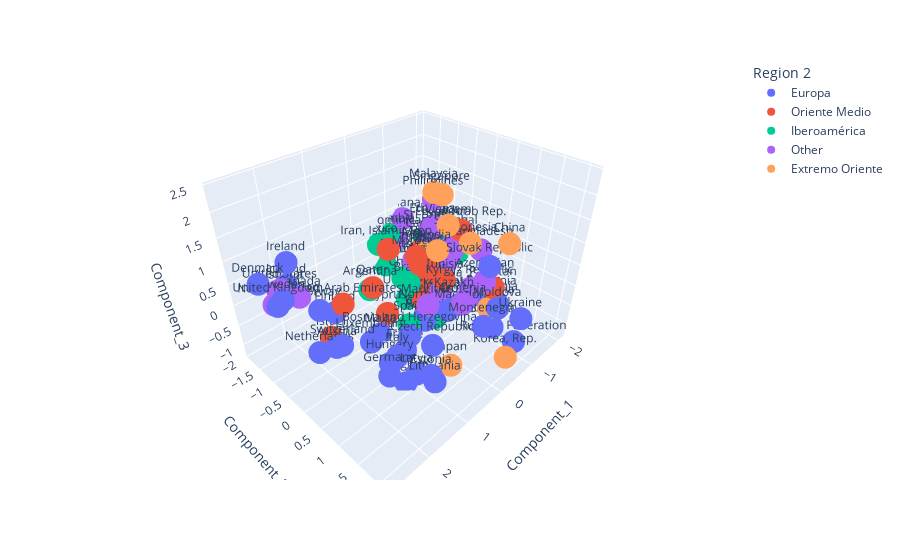

Write notebook code for a chart like this one.
### Code cell
#fig = px.scatter_3d(Score_df, x='Component_1', y='Component_2', z='Component_3', color='Development Stage', text='Country')
#fig = px.scatter_3d(Score_df, x='Component_1', y='Component_2', z='Component_3', color='Region', text='Country')
fig = px.scatter_3d(Score_df, x='Component_1', y='Component_2', z='Component_3', color='Region 2', text='Country')

fig.show()

### Figure 1 — Plotly figure (JSON) as saved in the notebook; plotly's stock layout.template omitted (floating-point values rounded to 4 significant figures)
{"data": [{"hovertemplate": "Region 2=Europa<br>Component_1=%{x}<br>Component_2=%{y}<br>Component_3=%{z}<br>Country=%{text}<extra></extra>", "legendgroup": "Europa", "marker": {"color": "#636efa", "symbol": "circle"}, "mode": "markers+text", "name": "Europa", "scene": "scene", "showlegend": true, "text": ["Albania", "Austria", "Belgium", "Bosnia and Herzegovina", "Bulgaria", "Croatia", "Czech Republic", "Denmark", "Estonia", "Finland", "France", "Germany", "Greece", "Hungary", "Iceland", "Ireland", "Italy", "Latvia", "Lithuania", "Luxembourg", "Malta", "Moldova", "Montenegro", "Netherlands", "North Macedonia", "Norway", "Poland", "Romania", "Russian Federation", "Serbia", "Slovak Republic", "Slovenia", "Sweden", "Switzerland", "Ukraine", "United Kingdom"], "type": "scatter3d", "x": [-0.91, 1.928, 1.193, 0.9584, -0.5109, -0.4153, 0.8126, 2.71, 1.445, 1.55, 0.8578, 1.874, -0.3359, 1.47, 2.149, 2.078, 1.381, 1.451, 1.338, 1.427, 0.6211, -0.5859, -0.04379, 2.373, -0.001028, 1.833, 0.06577, -1.153, -0.7334, -1.175, 0.05743, -0.6251, 2.505, 2.11, -0.4854, 2.767], "y": [1.288, -0.2195, 0.8609, 0.7308, 1.51, 0.7569, 1.163, -1.239, 1.718, -0.705, 0.5093, 1.17, -0.1035, 0.7451, -1.298, -1.303, 0.8505, 1.39, 1.713, 0.189, -0.4887, 1.533, 1.62, -0.1011, 0.8003, -0.7881, 0.2728, 1.005, 1.893, 0.7819, 1.689, 0.06032, -0.8438, 0.2321, 2.106, -0.5512], "z": [-0.2126, -0.53, -1.219, -0.2479, -0.475, -0.2821, -0.2979, 0.8119, -0.1746, -0.1968, -0.8324, -0.2805, -1.05, -0.5758, 0.467, 0.9311, -0.3879, -0.3852, -0.4166, -0.4524, -1.218, -0.03352, -0.09126, -0.2704, -0.1733, -0.02868, -0.7064, -0.3716, -0.7483, -0.477, 1.324, -0.7216, 0.563, -0.05341, 0.1176, 0.7469]}, {"hovertemplate": "Region 2=Oriente Medio<br>Component_1=%{x}<br>Component_2=%{y}<br>Component_3=%{z}<br>Country=%{text}<extra></extra>", "legendgroup": "Oriente Medio", "marker": {"color": "#EF553B", "symbol": "circle"}, "mode": "markers+text", "name": "Oriente Medio", "scene": "scene", "showlegend": true, "text": ["Algeria", "Cyprus", "Egypt, Arab Rep.", "Iran, Islamic Rep.", "Israel", "Jordan", "Kuwait", "Lebanon", "Morocco", "Oman", "Pakistan", "Qatar", "Saudi Arabia", "Tunisia", "Turkey", "United Arab Emirates"], "type": "scatter3d", "x": [-0.5067, 0.2724, -1.311, 0.01237, 1.515, -0.8586, -0.6344, -1.002, -0.3304, -0.3684, -0.7566, 0.9322, -0.491, -0.5822, -0.217, 1.522], "y": [-0.2209, -0.6309, -0.03922, -0.8389, -0.9933, -0.8031, -0.3141, -0.4821, -0.3716, -0.2956, 1.27, -0.2862, -0.3943, 0.1858, -0.04161, -0.4585], "z": [0.09867, -0.9384, 0.7135, 0.4805, -1.05, 0.05308, -0.4443, -0.339, 0.3641, 0.1862, 0.2221, 0.295, 0.07651, -0.06872, -0.5287, 0.1357]}, {"hovertemplate": "Region 2=Iberoamérica<br>Component_1=%{x}<br>Component_2=%{y}<br>Component_3=%{z}<br>Country=%{text}<extra></extra>", "legendgroup": "Iberoamérica", "marker": {"color": "#00cc96", "symbol": "circle"}, "mode": "markers+text", "name": "Iberoamérica", "scene": "scene", "showlegend": true, "text": ["Argentina", "Brazil", "Chile", "Colombia", "Costa Rica", "Dominican Republic", "Ecuador", "El Salvador", "Guatemala", "Honduras", "Mexico", "Panama", "Paraguay", "Peru", "Portugal", "Spain", "Uruguay"], "type": "scatter3d", "x": [0.2292, -0.08771, -0.5754, -0.9444, -0.2961, -1.337, -1.261, -0.8146, -2.067, -1.457, -0.5793, -1.739, -1.049, -1.03, -0.9108, 0.3488, -0.4736], "y": [-1.233, -0.3388, -1.025, -1.877, 0.2322, -1.091, -0.4278, -1.855, -0.7023, -0.7663, -1.816, -0.6977, -0.4996, -0.6174, -0.2117, 0.09505, -0.7817], "z": [-0.6495, -0.1643, -0.6301, -0.01942, -0.8825, 0.03048, 0.6463, -0.8046, -0.5001, -0.1924, -0.1036, -0.05068, -0.04613, -0.4185, -0.9885, -0.7587, -1.032]}, {"hovertemplate": "Region 2=Other<br>Component_1=%{x}<br>Component_2=%{y}<br>Component_3=%{z}<br>Country=%{text}<extra></extra>", "legendgroup": "Other", "marker": {"color": "#ab63fa", "symbol": "circle"}, "mode": "markers+text", "name": "Other", "scene": "scene", "showlegend": true, "text": ["Armenia", "Australia", "Azerbaijan", "Bangladesh", "Burundi", "Cambodia", "Cameroon", "Canada", "Ethiopia", "Georgia", "Ghana", "Kazakhstan", "Kenya", "Kyrgyz Republic", "Madagascar", "Mali", "Mauritius", "New Zealand", "Nigeria", "Philippines", "Rwanda", "Senegal", "South Africa", "Sri Lanka", "Tanzania", "United States", "Zambia"], "type": "scatter3d", "x": [-0.122, 2.239, -0.6324, -0.8901, -1.145, -1.212, -1.221, 2.101, -0.9334, -0.5101, -1.358, -0.3536, -1.199, -0.5808, -1.145, -1.217, 0.3853, 2.451, -1.173, -0.694, -1.229, -1.167, -0.5871, -1.427, -1.065, 2.316, -1.223], "y": [1.042, -1.496, 1.144, 0.8069, -0.5368, -0.6929, -0.4421, -0.976, -0.4962, 0.1673, -1.828, 0.961, -0.3029, 0.854, -0.5368, -0.5944, 0.6371, -1.326, -1.886, -0.2773, -0.5155, -0.04683, -0.692, -1.044, -0.06031, -1.258, -0.3181], "z": [0.05318, 0.27, 0.3634, 0.8069, 0.06815, 0.2534, 0.1014, 0.3312, 0.7547, -0.3337, 0.2521, 0.01304, -0.01936, 0.07717, 0.06815, 0.5823, 0.08871, 0.1527, -0.2423, 1.558, 0.01189, 0.561, 0.00922, 0.2184, 0.2656, 0.4653, -0.1546]}, {"hovertemplate": "Region 2=Extremo Oriente<br>Component_1=%{x}<br>Component_2=%{y}<br>Component_3=%{z}<br>Country=%{text}<extra></extra>", "legendgroup": "Extremo Oriente", "marker": {"color": "#FFA15A", "symbol": "circle"}, "mode": "markers+text", "name": "Extremo Oriente", "scene": "scene", "showlegend": true, "text": ["China", "India", "Indonesia", "Japan", "Korea, Rep.", "Malaysia", "Mongolia", "Singapore", "Thailand", "Vietnam"], "type": "scatter3d", "x": [-0.07768, 0.3088, -0.5829, 0.5843, -0.2267, -0.6438, -0.6004, 0.3406, -0.561, -0.08182], "y": [1.921, 0.7535, 0.7711, 1.429, 2.061, -0.2304, 1.319, 0.8341, -0.4028, 0.636], "z": [1.808, 1.319, 1.078, -0.7759, -0.6947, 1.745, -0.1645, 2.426, 0.3252, 1.613]}], "layout": {"legend": {"title": {"text": "Region 2"}, "tracegroupgap": 0}, "margin": {"t": 60}, "scene": {"domain": {"x": [0, 1], "y": [0, 1]}, "xaxis": {"title": {"text": "Component_1"}}, "yaxis": {"title": {"text": "Component_2"}}, "zaxis": {"title": {"text": "Component_3"}}}}}
